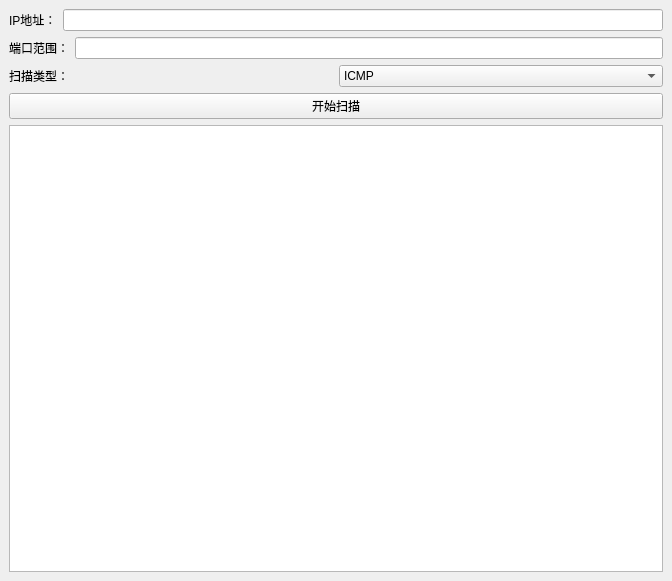
<?xml version="1.0" encoding="UTF-8"?>
<ui version="4.0">
 <class>MainWindow</class>
 <widget class="QMainWindow" name="MainWindow">
  <property name="geometry">
   <rect>
    <x>0</x>
    <y>0</y>
    <width>672</width>
    <height>581</height>
   </rect>
  </property>
  <property name="windowTitle">
   <string>Port Scanner</string>
  </property>
  <widget class="QWidget" name="centralwidget">
   <layout class="QVBoxLayout" name="verticalLayout">
    <item>
     <layout class="QHBoxLayout" name="ipLayout">
      <item>
       <widget class="QLabel" name="ipLabel">
        <property name="text">
         <string>IP地址：</string>
        </property>
       </widget>
      </item>
      <item>
       <widget class="QLineEdit" name="ipLineEdit"/>
      </item>
     </layout>
    </item>
    <item>
     <layout class="QHBoxLayout" name="portRangeLayout">
      <item>
       <widget class="QLabel" name="portRangeLabel">
        <property name="text">
         <string>端口范围：</string>
        </property>
       </widget>
      </item>
      <item>
       <widget class="QLineEdit" name="portRangeLineEdit"/>
      </item>
     </layout>
    </item>
    <item>
     <layout class="QHBoxLayout" name="scanTypeLayout">
      <item>
       <widget class="QLabel" name="scanTypeLabel">
        <property name="text">
         <string>扫描类型：</string>
        </property>
       </widget>
      </item>
      <item>
       <widget class="QComboBox" name="scanTypeComboBox">
        <item>
         <property name="text">
          <string>ICMP</string>
         </property>
        </item>
        <item>
         <property name="text">
          <string>TCP</string>
         </property>
        </item>
        <item>
         <property name="text">
          <string>UDP</string>
         </property>
        </item>
        <item>
         <property name="text">
          <string>TCP SYN</string>
         </property>
        </item>
       </widget>
      </item>
     </layout>
    </item>
    <item>
     <widget class="QPushButton" name="startButton">
      <property name="text">
       <string>开始扫描</string>
      </property>
     </widget>
    </item>
    <item>
     <widget class="QListWidget" name="resultListWidget">
      <property name="enabled">
       <bool>true</bool>
      </property>
      <property name="focusPolicy">
       <enum>Qt::NoFocus</enum>
      </property>
     </widget>
    </item>
   </layout>
  </widget>
 </widget>
 <resources/>
 <connections/>
</ui>
